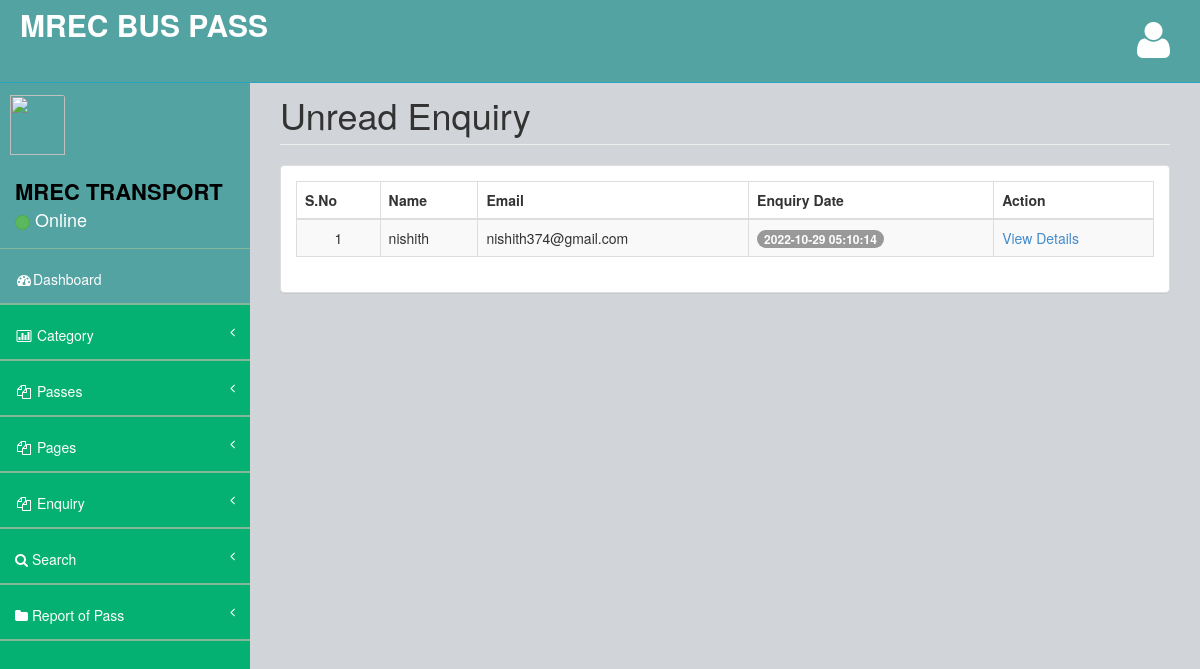
The page /admin/unreadenq.php (signed in) on the database its author committed.
### tables this page shows
CREATE TABLE `tblcontact` (
  `ID` int(10) NOT NULL,
  `Name` varchar(200) DEFAULT NULL,
  `Email` varchar(200) DEFAULT NULL,
  `Message` mediumtext DEFAULT NULL,
  `EnquiryDate` timestamp NOT NULL DEFAULT current_timestamp(),
  `IsRead` int(5) DEFAULT NULL
);

### admin/unreadenq.php (the view, shortened to what this page needs)
<?php
include('includes/dbconnection.php');
if (strlen($_SESSION['bpmsaid']==0)) {
  header('location:logout.php');
  } else{
  ?>
<!DOCTYPE html>
<html>
<head>
    <link href="assets/plugins/bootstrap/bootstrap.css" rel="stylesheet" />
    <link href="assets/font-awesome/css/font-awesome.css" rel="stylesheet" />
    <link href="assets/plugins/pace/pace-theme-big-counter.css" rel="stylesheet" />
  <link href="assets/css/style.css" rel="stylesheet" />
      <link href="assets/css/main-style.css" rel="stylesheet" />
    <link href="assets/plugins/dataTables/dataTables.bootstrap.css" rel="stylesheet" />
</head>
<body>
    <div id="wrapper">
       <?php include_once('includes/header.php');?>
        <?php include_once('includes/sidebar.php');?>
        <div id="page-wrapper">
            <div class="row">
                <div class="col-lg-12">
                    <h1 class="page-header">Unread Enquiry</h1>
                </div>
            </div>
            <div class="row">
                <div class="col-lg-12">
                    <div class="panel panel-default">
                        <div class="panel-body">
                            <div class="table-responsive">
                                <table class="table table-striped table-bordered table-hover" id="dataTables-example">
                                    <thead>
                                       <tr>
                   <th>S.No</th>
                   <th>Name</th>
                    <th>Email</th>
                    <th>Enquiry Date</th>
                     <th>Action</th>
                  </tr>
                                    </thead>
                                    <tbody>
                                         <?php
$sql="SELECT * from tblcontact where IsRead is null";
$query = $dbh -> prepare($sql);
$query->execute();
$results=$query->fetchAll(PDO::FETCH_OBJ);
$cnt=1;
if($query->rowCount() > 0)
{
foreach($results as $row)
{               ?>
                                       <tr>
                     <td class="text-center"><?php echo htmlentities($cnt);?></td>
                                        <td><?php  echo htmlentities($row->Name);?></td>
                                        <td><?php  echo htmlentities($row->Email);?></td>
                                        <td>
                                            <span class="badge badge-primary"><?php  echo htmlentities($row->EnquiryDate);?></span>
                                        </td>
                                         <td><a href="view-enquiry.php?viewid=<?php echo htmlentities ($row->ID);?>">View Details</a></td>
                  </tr>
               <?php $cnt=$cnt+1;}} ?>
                                    </tbody>
                                </table>
                            </div>
                        </div>
                    </div>
                </div>
            </div>
        </div>
    </div>
</body>
</html>
<?php }  ?>

### admin/includes/sidebar.php (shortened to what this page needs)
<?php
include('includes/dbconnection.php');
?>
        <nav class="navbar-default navbar-static-side" role="navigation">
            <div class="sidebar-collapse">
                <ul class="nav" id="side-menu">
                    <li>
                        <div class="user-section">
                            <div class="user-section-inner">
                                <img src="assets/img/MREC_logo.png" alt="">
                            </div>
                            <div class="user-info">
                                <?php
$aid=$_SESSION['bpmsaid'];
$sql="SELECT AdminName from  tbladmin where ID=:aid";
$query = $dbh -> prepare($sql);
$query->bindParam(':aid',$aid,PDO::PARAM_STR);
$query->execute();
$results=$query->fetchAll(PDO::FETCH_OBJ);
$cnt=1;
if($query->rowCount() > 0)
{
foreach($results as $row)
{               ?>
                                <div><strong><?php  echo $row->AdminName;?></strong></div>
                                <div class="user-text-online">
                                    <span class="user-circle-online btn btn-success btn-circle "></span>&nbsp;Online
                                </div>
                            </div>
                            <?php $cnt=$cnt+1;}} ?>
                        </div>
                    </li>
                    <li class="selected">
                        <a href="dashboard.php"><i class="fa fa-dashboard fa-fw"></i>Dashboard</a>
                    </li>
                    <li>
                        <a href="#"><i class="fa fa-bar-chart-o fa-fw"></i> Category<span class="fa arrow"></span></a>
                    </li>
                    <li>
                        <a href="#"><i class="fa fa-files-o fa-fw"></i> Passes<span class="fa arrow"></span></a>
                    </li>
                    <li>
                        <a href="#"><i class="fa fa-files-o fa-fw"></i> Pages<span class="fa arrow"></span></a>
                    </li>
                    <li>
                        <a href="#"><i class="fa fa-files-o fa-fw"></i> Enquiry<span class="fa arrow"></span></a>
                    </li>
                    <li>
                        <a href="search-pass.php"><i class="fa fa-search"></i>  Search<span class="fa arrow"></span></a>
                        </li>
                        <li>
                        <a href="pass-bwdates-report.php"><i class="fa fa-folder"></i>  Report of Pass<span class="fa arrow"></span></a>
                        </li>
                </ul>
            </div>
        </nav>

### admin/assets/css/style.css (style rules this page uses)
body { background-color: #f8f8f8; }
#wrapper { width: 100%; margin-top: 55px!important; background-color:#04B173; }
#page-wrapper { padding: 0 15px; min-height: 568px; background-color:rgb(209, 212, 216); }
.navbar-static-side ul li { border-bottom:1px solid #84B899 !important; }
.arrow { float: right; }
.fa.arrow:before { content: "\f104"; }
@media (min-width:768px) { .navbar-static-side { z-index: 1; position: absolute; width: 250px; } }
.btn-circle { width: 30px; height: 30px; padding: 6px 0; border-radius: 15px; text-align: center; font-size: 12px; line-height: 1.428571429; }

### admin/assets/css/main-style.css (style rules this page uses)
.user-section-inner { height: 65px; width: 65px; -moz-border-radius: 3px; -webkit-border-radius: 3px; border-radius: 3px; overflow: hidden; display: inline-block; float: left; margin-right: 15px; margin-top: 20px; }
.user-section-inner img { margin-left:10px; width:55px; height:60px; }
.user-info { display: block; color:#000!important; display: inline-block; padding: 15px; margin-bottom: 0px }
.user-text-online { font-size:18px; color:#fff }
.user-circle-online { width: 15px!important; height: 15px!important; }
.nav > li > a { padding: 20px 15px; }
#side-menu { background-color:#04B173; }
#side-menu a { color:#fff; border-bottom: 1px solid #84B899 !important; height: 55px; }
.selected { background-color:rgb(83, 163, 163); }
.navbar-default { border-color: #27A6BE; }
@media (min-width:768px) { #page-wrapper { position: inherit; margin: 0 0 0 250px; padding: 0 30px; min-height: 1000px; } }

### rows shown on the page
tblcontact: Name "nishith", Email "nishith374@gmail.com", EnquiryDate "2022-10-29 05:10:14"

### other values the page prints
$row->AdminName "MREC TRANSPORT"
